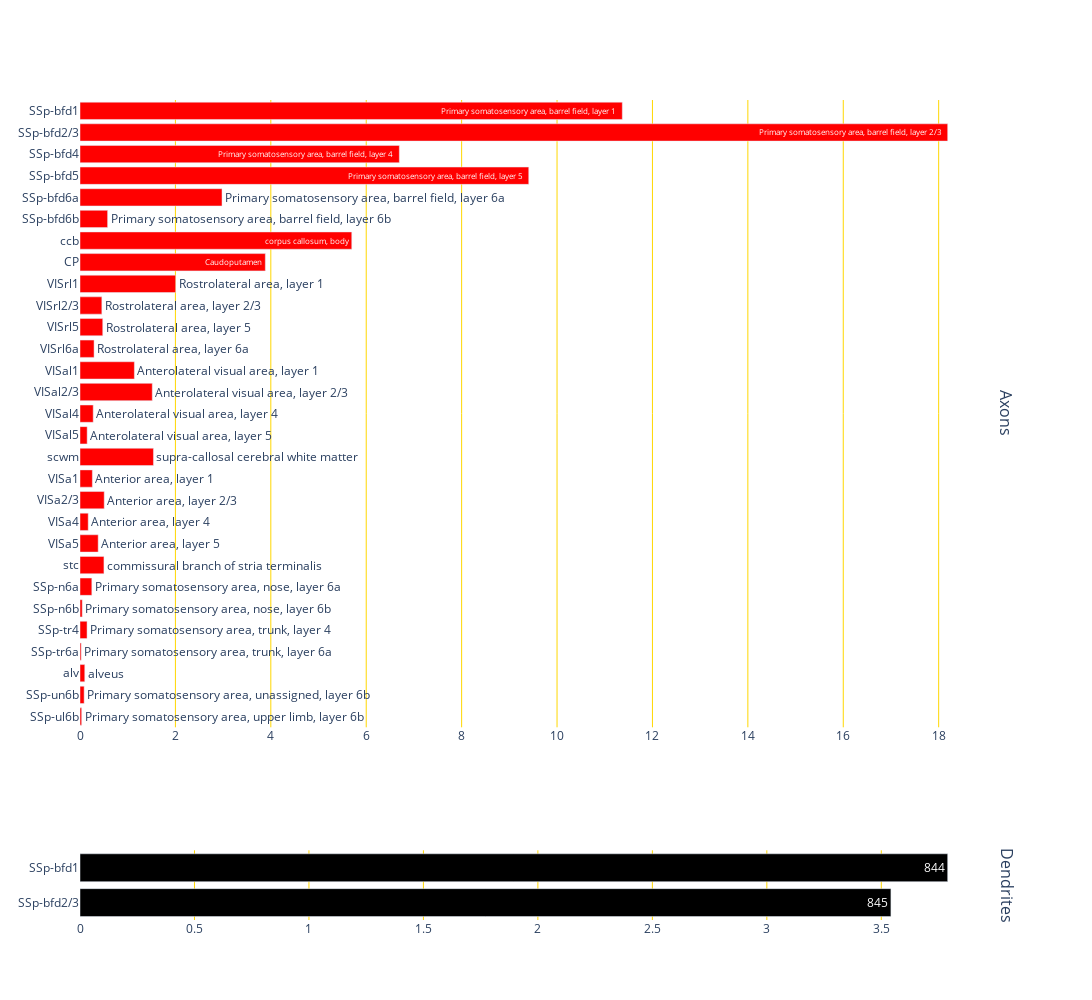

The code cell stored with this chart in its notebook:
### Code cell
plot_hist(new_axonpd,new_dendritepd,mousename)

### Figure 1 — Plotly figure (JSON) as saved in the notebook; plotly's stock layout.template omitted (floating-point values rounded to 4 significant figures)
{"data": [{"hovertemplate": "<i>%{x}</i>, <b>%{text}</b>", "marker": {"color": "red"}, "name": "", "orientation": "h", "text": ["Primary somatosensory area, upper limb, layer 6b", "Primary somatosensory area, unassigned, layer 6b", "alveus", "Primary somatosensory area, trunk, layer 6a", "Primary somatosensory area, trunk, layer 4", "Primary somatosensory area, nose, layer 6b", "Primary somatosensory area, nose, layer 6a", "commissural branch of stria terminalis", "Anterior area, layer 5", "Anterior area, layer 4", "Anterior area, layer 2/3", "Anterior area, layer 1", "supra-callosal cerebral white matter", "Anterolateral visual area, layer 5", "Anterolateral visual area, layer 4", "Anterolateral visual area, layer 2/3", "Anterolateral visual area, layer 1", "Rostrolateral area, layer 6a", "Rostrolateral area, layer 5", "Rostrolateral area, layer 2/3", "Rostrolateral area, layer 1", "Caudoputamen", "corpus callosum, body", "Primary somatosensory area, barrel field, layer 6b", "Primary somatosensory area, barrel field, layer 6a", "Primary somatosensory area, barrel field, layer 5", "Primary somatosensory area, barrel field, layer 4", "Primary somatosensory area, barrel field, layer 2/3", "Primary somatosensory area, barrel field, layer 1"], "type": "bar", "x": [0.035, 0.087, 0.1, 0.025, 0.148, 0.047, 0.248, 0.502, 0.381, 0.172, 0.508, 0.259, 1.54, 0.15, 0.277, 1.515, 1.14, 0.295, 0.477, 0.458, 2.005, 3.885, 5.697, 0.579, 2.977, 9.407, 6.694, 18.19, 11.37], "xaxis": "x", "y": ["SSp-ul6b", "SSp-un6b", "alv", "SSp-tr6a", "SSp-tr4", "SSp-n6b", "SSp-n6a", "stc", "VISa5", "VISa4", "VISa2/3", "VISa1", "scwm", "VISal5", "VISal4", "VISal2/3", "VISal1", "VISrl6a", "VISrl5", "VISrl2/3", "VISrl1", "CP", "ccb", "SSp-bfd6b", "SSp-bfd6a", "SSp-bfd5", "SSp-bfd4", "SSp-bfd2/3", "SSp-bfd1"], "yaxis": "y"}, {"hovertemplate": "<i>%{x}</i>, <b>%{text}</b>", "marker": {"color": "black"}, "name": "", "orientation": "h", "text": [845, 844], "type": "bar", "x": [3.542, 3.79], "xaxis": "x2", "y": ["SSp-bfd2/3", "SSp-bfd1"], "yaxis": "y2"}], "layout": {"annotations": [{"font": {"size": 16}, "showarrow": false, "text": "Axons", "textangle": 90, "x": 0.98, "xanchor": "left", "xref": "paper", "y": 0.6175, "yanchor": "middle", "yref": "paper"}, {"font": {"size": 16}, "showarrow": false, "text": "Dendrites", "textangle": 90, "x": 0.98, "xanchor": "left", "xref": "paper", "y": 0.0425, "yanchor": "middle", "yref": "paper"}], "height": 1000, "paper_bgcolor": "rgba(0, 0, 0, 0)", "plot_bgcolor": "rgba(0, 0, 0, 0)", "showlegend": false, "width": 2000, "xaxis": {"anchor": "y", "autorange": true, "domain": [0, 0.98], "gridcolor": "gold", "range": [0, 19.15], "type": "linear"}, "xaxis2": {"anchor": "y2", "autorange": true, "domain": [0, 0.98], "gridcolor": "gold", "range": [0, 3.989], "type": "linear"}, "yaxis": {"anchor": "x", "autorange": true, "categoryorder": "trace", "domain": [0.235, 1], "range": [-0.5, 28.5], "type": "category"}, "yaxis2": {"anchor": "x2", "autorange": true, "domain": [0, 0.085], "range": [-0.5, 1.5], "type": "category"}}}
